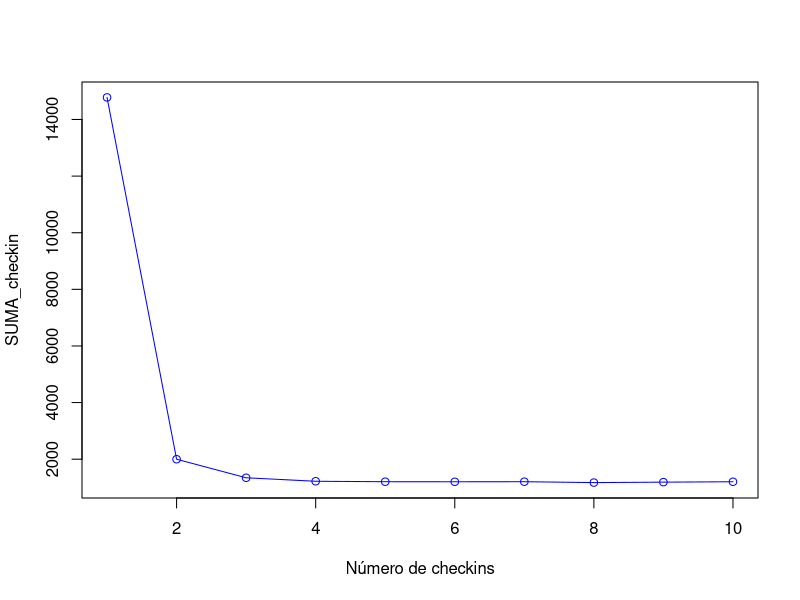

This figure's R source: (Note: a time limit stopped this script after it produced the figure.)
set.seed(123)

# N(0,1) por box_muller
Z_box_muller = function(n) {
  u1 = runif(n)
  u2 = runif(n)
  x =  sqrt(-2 * log(u1)) * cos(2 * pi * u2)
  return(x)
}

# Truncar una normal con media 0 y desviación estándar 1 truncada en [-2,2]
Z_trunc = function(n) {
  muestrax =c()
  while(length(muestrax) < n) {
    # Generamos una normal con box_muller
    z = Z_box_muller(1)
    if(abs(z)<=2) {
      muestrax = c(muestrax, z)
    }
  }
  return(muestrax)
}

# Comprobamos la bondad
n <- 10000
muestra <- Z_trunc(n)

trunc_norm_cft <- function(x) {
  (pnorm(x) - pnorm(-2)) / (pnorm(2) - pnorm(-2))
}
#ks.test(muestra, trunc_norm_cft)

#hist(muestra, freq=FALSE)
trunc_norm_density <- function(x) {
  dnorm(x) / (pnorm(2) - pnorm(-2))
}
#curve(trunc_norm_density, from = -2, to = 2, add = TRUE, col = "red", lwd = 2)

norm_truncada = function(n,mean,sd) {
  Z_trunc(n)*sd + mean
}

# Generamos las llegadas de la gente al aeropuerto dependiendo de los vuelos
horarios = c(4, 8, 11, 14, 17, 20, 23)*60 # para pasarlo a minutos
dentro_UE = c('Si', 'Si', 'Si', 'No', 'No', 'Si', 'Si')


Llegada=function(TM,SUMAcheckin,SUMAseguridad,SUMApasaporte,SUMAembarque,
                 Ncheckin,Nseguridad,Npasaporte,Nembarque,xS){
  # distribucion de llegada
  TL=dist_llegadas[1]
  dist_llegadas <<- dist_llegadas[-1] 
  if(sum(dist_llegadas)==0){
    TL=Inf
  }
  u=runif(1)
  if (u<0.3){ # porcentaje de personas que no hace el checkin online, van a checkin
    # van al checkin con menos cola
    j= which.min(Ncheckin)
    Ncheckin[j]=Ncheckin[j]+1
    if(Ncheckin[j]==1){ # genera siguiente fin de checkin_j si no habia nadie
      DScheckin=norm_truncada(1,3,1.5)
      TScheckin[j]=TM+DScheckin
    }
    # actualizacion de sumas
    SUMAcheckin=SUMAcheckin+(sum(Ncheckin)-1)*(TM-TANT)
    SUMAseguridad=SUMAseguridad+sum(Nseguridad)*(TM-TANT)
    SUMApasaporte=SUMApasaporte+Npasaporte*(TM-TANT)
    SUMAembarque=SUMAembarque+sum(Nembarque)*(TM-TANT)
    TANT=TM
  }else{ #van a seguridad directamente
    #mandamos a la cola mas vacia
    if (sum(xS)!=0){ # si no estan todas las maquinas rotas
      #i sera el indice de la cola mas vacia cuya maquina esté operativa
      ind_maquinas_operativas=which(xS==1)
      i_filtrada=which.min(Nseguridad[ind_maquinas_operativas])
      i=ind_maquinas_operativas[i_filtrada]
    }else{
      i=which.min(Nseguridad)
    }
    Nseguridad[i]=Nseguridad[i]+1
    if(Nseguridad[i]==1){
      DSseguridad=norm_truncada(1,5,2.5)
      TSseguridad[i]=TM+DSseguridad
    }
    # actualizacion de sumas
    SUMAcheckin=SUMAcheckin+sum(Ncheckin)*(TM-TANT)
    SUMAseguridad=SUMAseguridad+(sum(Nseguridad)-1)*(TM-TANT)
    SUMApasaporte=SUMApasaporte+Npasaporte*(TM-TANT)
    SUMAembarque=SUMAembarque+sum(Nembarque)*(TM-TANT)
    TANT=TM
  }
  return(list(TL = TL,
              TScheckin = TScheckin,
              TSseguridad = TSseguridad,
              SUMAcheckin = SUMAcheckin,
              SUMAseguridad = SUMAseguridad,
              SUMApasaporte = SUMApasaporte,
              SUMAembarque = SUMAembarque,
              Ncheckin = Ncheckin,
              Nseguridad = Nseguridad,
              Npasaporte = Npasaporte,
              Nembarque = Nembarque,
              TANT = TANT))
}

Checkin=function(j,TM,SUMAcheckin,SUMAseguridad,SUMApasaporte,SUMAembarque,
                 Ncheckin,Nseguridad,Npasaporte,Nembarque,xS){
  # finalizacion de una persona en este servicio
  Ncheckin[j]=Ncheckin[j]-1
  DScheckin=norm_truncada(1,3,1.5)
  TScheckin[j]=ifelse(Ncheckin[j]==0,Inf,TM+DScheckin)
  # añade una persona a la cola de la siguiente etapa (seguridad)
  #mandamos a la cola mas vacia
  if (sum(xS)!=0){ # si no estan todas las maquinas rotas
    #i sera el indice de la cola mas vacia cuya maquina esté operativa
    ind_maquinas_operativas=which(xS==1)
    i_filtrada=which.min(Nseguridad[ind_maquinas_operativas])
    i=ind_maquinas_operativas[i_filtrada]
  }else{
    i=which.min(Nseguridad)
  }
  Nseguridad[i]=Nseguridad[i]+1
  if(Nseguridad[i]==1){ # genera siguiente fin de seguridad_i si no habia nadie 
    DSseguridad=norm_truncada(1,5,2.5)
    TSseguridad[i]=TM+DSseguridad
  }
  # actualizacion de sumas
  SUMAcheckin=SUMAcheckin+(sum(Ncheckin)+1)*(TM-TANT)
  SUMAseguridad=SUMAseguridad+(sum(Nseguridad)-1)*(TM-TANT)
  SUMApasaporte=SUMApasaporte+Npasaporte*(TM-TANT)
  SUMAembarque=SUMAembarque+sum(Nembarque)*(TM-TANT)
  TANT=TM
  return(list(TScheckin = TScheckin,
              TSseguridad = TSseguridad,
              SUMAcheckin = SUMAcheckin,
              SUMAseguridad = SUMAseguridad,
              SUMApasaporte = SUMApasaporte,
              SUMAembarque = SUMAembarque,
              Ncheckin = Ncheckin,
              Nseguridad = Nseguridad,
              Npasaporte = Npasaporte,
              Nembarque = Nembarque,
              TANT = TANT))
}

Seguridad=function(i,TM,SUMAcheckin,SUMAseguridad,SUMApasaporte,SUMAembarque,
                   Ncheckin,Nseguridad,Npasaporte,Nembarque,xS,horarios){
  if (xS[i]==1){ # si xS[i] era 1 es poque la maquina funcionaba y ha habido una finalizacion
    Nseguridad[i] = Nseguridad[i]-1
    
    #para mandar los pasajeros a un vuelo o otro usamos una weibull, que simula el tiempo de sobra que llevan los pasajeros 
    media_deseada <- 60
    scale <- media_deseada / gamma(1 + 1/2)
    datos_weibull <- rweibull(n = 1, shape = 2, scale = scale) - 10
    
    diferencias = horarios - TM
    indice <- findInterval(datos_weibull, diferencias)
    t = min(indice+1,length(dentro_UE)) #será al vuelo que va
    if (dentro_UE[t]=='No'){#añadimos que hay gente que va a pasaporte (vuelo i fuera de la UE)
      Npasaporte=Npasaporte+1
      if(Npasaporte==1){
        DSpasaporte=norm_truncada(1,2,1)
        TSpasaporte=TM+DSpasaporte
      }
      
    }else{#añadimos que hay gente que va directamente a vuelo j (dentro de la UE)
      Nembarque[t]=Nembarque[t]+1
      if(Nembarque[t]==1 & TM<horarios[t]){
        DSembarque=norm_truncada(1,0.2,0.1)
        TSembarque[t]=TM+DSembarque
      }
    }
    u=runif(1)
    if(u<0.005){ # probabilidad de rotura de la máquina
      #print(c("SE HA ROTO LA MAQUINA",i))
      xS[i]=0
      a=runif(1,10,20) # tiempo de reparacion de la maquina
      TSseguridad[i]=TM+a # el siguiente tiempo de cambio sera cuando se arregle la maquina
      #repartimos esta cola entre el resto de maquinas operativas
      if(sum(xS)!=0){
        while (Nseguridad[i]>0.5){
          ind_maquinas_operativas=which(xS==1)
          j_filtrada=which.min(Nseguridad[ind_maquinas_operativas])
          j=ind_maquinas_operativas[j_filtrada]
          Nseguridad[i]=Nseguridad[i]-1
          Nseguridad[j]=Nseguridad[j]+1
        }
      }else{print('todas las maquinas estan rotas')}
    }else{ # si no se ha roto genero el siguiente tiempo de cambio de la manera usual
      DSseguridad=norm_truncada(1,5,2.5)
      TSseguridad[i]=ifelse(Nseguridad[i]==0,Inf,TM+DSseguridad)
    }
  }else{ # si xS[i] era 0 y ha habido una actualizacion es poque la maquina acaba de ser arreglada
    xS[i]=1
    #print(c("SE HA ARREGLADO LA MAQUINA",i))
    TSseguridad[i] = Inf
  }
  # actualizacion de sumas
  SUMAcheckin=SUMAcheckin+sum(Ncheckin)*(TM-TANT)
  SUMAseguridad=SUMAseguridad+(sum(Nseguridad)+1)*(TM-TANT)
  SUMApasaporte=SUMApasaporte+(Npasaporte-1)*(TM-TANT)
  SUMAembarque=SUMAembarque+sum(Nembarque)*(TM-TANT)
  TANT=TM
  return(list(TSseguridad = TSseguridad,
              TSpasaporte = TSpasaporte,
              TSembarque = TSembarque,
              SUMAcheckin = SUMAcheckin,
              SUMAseguridad = SUMAseguridad,
              SUMApasaporte = SUMApasaporte,
              SUMAembarque = SUMAembarque,
              Ncheckin = Ncheckin,
              Nseguridad = Nseguridad,
              Npasaporte = Npasaporte,
              Nembarque = Nembarque,
              TANT = TANT,
              xS = xS ))
}

Pasaporte=function(TM,SUMAcheckin,SUMAseguridad,SUMApasaporte,SUMAembarque,
                   Ncheckin,Nseguridad,Npasaporte,Nembarque,horarios){
  # finalizacion de una persona en este servicio
  Npasaporte=Npasaporte-1
  DSpasaporte=norm_truncada(1,2,1)
  TSpasaporte=ifelse(Npasaporte==0,Inf,TM+DSpasaporte)
  # añade una persona a la cola de la siguiente etapa (embarque vuelo 2)
  vuelos_noUE=which(dentro_UE=="No")
  media_deseada <- 60
  scale <- media_deseada / gamma(1 + 1/2)
  datos_weibull <- rweibull(n = 1, shape = 2, scale = scale) - 10
  
  diferencias = horarios - TM
  indice <- findInterval(datos_weibull, diferencias[vuelos_noUE])
  t = vuelos_noUE[min(indice+1,length(vuelos_noUE))] #será al vuelo que va, quiero que sea dentroUE=no
  Nembarque[t]=Nembarque[t]+1
  if(Nembarque[t]==1 & TM<horarios[t]){
    DSembarque=norm_truncada(1,0.2,0.1)
    TSembarque[t]=TM+DSembarque
  }
  # actualizacion de sumas
  SUMAcheckin=SUMAcheckin+sum(Ncheckin)*(TM-TANT)
  SUMAseguridad=SUMAseguridad+sum(Nseguridad)*(TM-TANT)
  SUMApasaporte=SUMApasaporte+(Npasaporte+1)*(TM-TANT)
  SUMAembarque=SUMAembarque+(sum(Nembarque)-1)*(TM-TANT)
  TANT=TM
  return(list(TSpasaporte = TSpasaporte,
              TSembarque = TSembarque,
              SUMAcheckin = SUMAcheckin,
              SUMAseguridad = SUMAseguridad,
              SUMApasaporte = SUMApasaporte,
              SUMAembarque = SUMAembarque,
              Ncheckin = Ncheckin,
              Nseguridad = Nseguridad,
              Npasaporte = Npasaporte,
              Nembarque = Nembarque,
              TANT = TANT))
}

Embarque=function(i,TM,SUMAcheckin,SUMAseguridad,SUMApasaporte,SUMAembarque,
                  Ncheckin,Nseguridad,Npasaporte,Nembarque,Navion){
  # finalizacion de una persona en este servicio
  if(TM<horarios[i]){
    Nembarque[i]=Nembarque[i]-1
    Navion[i]= Navion[i]+1
    DSembarque=norm_truncada(1,0.2,0.1)
    TSembarque[i]=ifelse(Nembarque[i]==0,Inf,TM+DSembarque)
  }else{
    #si ya ha salido el vuelo cerramos la posibilidad de que los viajeros vayan a esta ventanilla 
    TSembarque[i]=Inf
  }
  # actualizacion de sumas
  SUMAcheckin=SUMAcheckin+sum(Ncheckin)*(TM-TANT)
  SUMAseguridad=SUMAseguridad+sum(Nseguridad)*(TM-TANT)
  SUMApasaporte=SUMApasaporte+(Npasaporte)*(TM-TANT)
  SUMAembarque=SUMAembarque+(sum(Nembarque)+1)*(TM-TANT)
  TANT=TM
  return(list(TSembarque = TSembarque,
              SUMAcheckin = SUMAcheckin,
              SUMAseguridad = SUMAseguridad,
              SUMApasaporte = SUMApasaporte,
              SUMAembarque = SUMAembarque,
              Ncheckin = Ncheckin,
              Nseguridad = Nseguridad,
              Npasaporte = Npasaporte,
              Nembarque = Nembarque,
              Navion = Navion,
              horarios = horarios,
              TANT = TANT))
}

#####################################################################
#Notación
#Ncheckin=número de personas en la checkin
#Nseguridad=número de personas en la seguridad
#Ncheckin=número de personas en la checkin
#Nseguridad=número de personas en la seguridad
#TM=reloj de simulación
#TL=instante de la próxima llegada
#TScheckin=instante de la próxima finalización del checkin
#TSseguridad=instante de la próxima finalización del seguridad
#TSpasaporte=instante de la próxima finalización del pasaporte
#TSembarque=instante de la próxima finalización del embarque
#Tmax=tiempo máximo de simulación (en min)
#DL=tiempo entre llegadas consecutivas
#DScheckin=duración de servicio checkin
#DSseguridad=duración de servicio seguridad
#DSpasaporte=duración de servicio pasaporte
#DSembarque=duración de servicio embarque
#SUMAcheckin=contador suma acumulada de áreas asociada a checkin
#SUMAseguridad=contador suma acumulada de áreas asociada a seguridad
#SUMApasaporte=contador suma acumulada de áreas asociada a pasaporte
#SUMAembarque=contador suma acumulada de áreas asociada a embarque

#xS[i]=1 si la seguridad_i funciona, xS[i]=0 si no
#####################################################################

#PROGRAMA PRINCIPAL
#Inicializamos las variables

horarios = c(4, 8, 11, 14, 17, 20, 23)*60 # para pasarlo a minutos
dentro_UE = c('Si', 'Si', 'No', 'Si', 'Si', 'No', 'Si')
#VAMOS A COMPARAR DISTINTOS NUMEROS DE CHECKINS, PARA VER CUANTOS SERIAN SUFICIENTES
v_media_SUMAcheckin=c()
for (num_checkin in 1:10){
  num_segur = 4 #este es el numero de controles de seguridad (con sus respectivas colas) en paralelo
  MC=25
  v_SUMAcheckin=numeric(MC)
  for (t in 1:MC){
    dist_llegadas = c()
    for (i in 1:length(horarios)){
      # llegan 189 personas con una horario que sigue una normal truncada [μ-80,μ+80] de media 100 minutos antes del vuelo y sd de 40
      dist_llegadas = c(dist_llegadas, norm_truncada(189, horarios-100, 40))
    }
    dist_llegadas = sort(dist_llegadas)
    num_vuelos= length(horarios) #habria que poner 7 ya que es el numero de vuelos que tenemos en horarios y en dentro_UE
    
    Ncheckin=rep(0,num_checkin)
    Nseguridad=rep(0,num_segur)
    Npasaporte=0
    Nembarque=rep(0,num_vuelos) 
    Navion=rep(0,num_vuelos)
    TM=0
    TANT=0
    TScheckin=rep(Inf,num_checkin)
    TSseguridad=rep(Inf,num_segur)
    TSpasaporte=Inf
    TSembarque=rep(Inf,num_vuelos)
    Tmax=1440
    xS=rep(1,num_segur)
    
    SUMAcheckin=0
    SUMAseguridad=0
    SUMApasaporte=0
    SUMAembarque=0
    
    #Genero la primera llegada, va a checkin
    DL=dist_llegadas[1];
    dist_llegadas <<- dist_llegadas[-1] 
    dist_llegadas
    TL=DL
    while(TM<Tmax){
      #Identificamos el evento que tiene lugar antes
      TM=min(TL,min(TScheckin),min(TSseguridad),TSpasaporte,min(TSembarque))
      Estado=1*(TM==TL)+2*(TM==min(TScheckin))+3*(TM==min(TSseguridad))+4*(TM==TSpasaporte)+5*(TM==min(TSembarque))
      if(Estado==1){
        k=Llegada(TM,SUMAcheckin,SUMAseguridad,SUMApasaporte,SUMAembarque,
                  Ncheckin,Nseguridad,Npasaporte,Nembarque,xS)
        TL = k$TL
        TScheckin <- k$TScheckin
        TSseguridad <- k$TSseguridad
        SUMAcheckin <- k$SUMAcheckin
        SUMAseguridad <- k$SUMAseguridad
        SUMApasaporte <- k$SUMApasaporte
        SUMAembarque <- k$SUMAembarque
        Ncheckin <- k$Ncheckin
        Nseguridad <- k$Nseguridad
        Npasaporte <- k$Npasaporte
        Nembarque <- k$Nembarque
        TANT <- k$TANT
      }else if(Estado==2){
        j=which.min(TScheckin)
        k=Checkin(j,TM,SUMAcheckin,SUMAseguridad,SUMApasaporte,SUMAembarque,
                  Ncheckin,Nseguridad,Npasaporte,Nembarque,xS)
        TScheckin <- k$TScheckin
        TSseguridad <- k$TSseguridad
        SUMAcheckin <- k$SUMAcheckin
        SUMAseguridad <- k$SUMAseguridad
        SUMApasaporte <- k$SUMApasaporte
        SUMAembarque <- k$SUMAembarque
        Ncheckin <- k$Ncheckin
        Nseguridad <- k$Nseguridad
        Npasaporte <- k$Npasaporte
        Nembarque <- k$Nembarque
        TANT <- k$TANT
      }else if(Estado==3){
        i=which.min(TSseguridad)
        k <- Seguridad(i,TM, SUMAcheckin, SUMAseguridad, SUMApasaporte, SUMAembarque, 
                       Ncheckin, Nseguridad, Npasaporte, Nembarque,xS,horarios)
        TSseguridad <- k$TSseguridad
        TSpasaporte <- k$TSpasaporte
        TSembarque <- k$TSembarque
        SUMAcheckin <- k$SUMAcheckin
        SUMAseguridad <- k$SUMAseguridad
        SUMApasaporte <- k$SUMApasaporte
        SUMAembarque <- k$SUMAembarque
        Ncheckin <- k$Ncheckin
        Nseguridad <- k$Nseguridad
        Npasaporte <- k$Npasaporte
        Nembarque <- k$Nembarque
        TANT <- k$TANT
        xS <- k$xS
      }else if(Estado==4){
        k=Pasaporte(TM,SUMAcheckin,SUMAseguridad,SUMApasaporte,SUMAembarque,
                    Ncheckin,Nseguridad,Npasaporte,Nembarque,horarios)
        TSpasaporte <- k$TSpasaporte
        TSembarque <- k$TSembarque
        SUMAcheckin <- k$SUMAcheckin
        SUMAseguridad <- k$SUMAseguridad
        SUMApasaporte <- k$SUMApasaporte
        SUMAembarque <- k$SUMAembarque
        Ncheckin <- k$Ncheckin
        Nseguridad <- k$Nseguridad
        Npasaporte <- k$Npasaporte
        Nembarque <- k$Nembarque
        TANT <- k$TANT
      }else if(Estado==5){
        i=which.min(TSembarque)
        k=Embarque(i,TM,SUMAcheckin,SUMAseguridad,SUMApasaporte,SUMAembarque,
                   Ncheckin,Nseguridad,Npasaporte,Nembarque,Navion)
        TSembarque <- k$TSembarque
        SUMAcheckin <- k$SUMAcheckin
        SUMAseguridad <- k$SUMAseguridad
        SUMApasaporte <- k$SUMApasaporte
        SUMAembarque <- k$SUMAembarque
        Ncheckin <- k$Ncheckin
        Nseguridad <- k$Nseguridad
        Npasaporte <- k$Npasaporte
        Nembarque <- k$Nembarque
        Navion <- k$Navion
        horarios <- k$horarios
        TANT <- k$TANT
      }
    }
    v_SUMAcheckin[t]=SUMAcheckin
  }
  v_media_SUMAcheckin=c(v_media_SUMAcheckin,mean(v_SUMAcheckin))
}
plot(v_media_SUMAcheckin, type = "o", col = "blue", xlab = "Número de checkins", ylab = "SUMA_checkin")



# ahora para seguridad
v_media_SUMAseguridad=c()
for (num_segur in 1:10){
  num_checkin = 2 #este es el numero de controles de seguridad (con sus respectivas colas) en paralelo
  MC=25
  v_SUMAseguridad=numeric(MC)
  for (t in 1:MC){
    dist_llegadas = c()
    for (i in 1:length(horarios)){
      # llegan 189 personas con una horario que sigue una normal truncada [μ-80,μ+80] de media 100 minutos antes del vuelo y sd de 40
      dist_llegadas = c(dist_llegadas, norm_truncada(189, horarios-100, 40))
    }
    dist_llegadas = sort(dist_llegadas)
    num_vuelos= length(horarios) #habria que poner 7 ya que es el numero de vuelos que tenemos en horarios y en dentro_UE
    
    Ncheckin=rep(0,num_checkin)
    Nseguridad=rep(0,num_segur)
    Npasaporte=0
    Nembarque=rep(0,num_vuelos) 
    Navion=rep(0,num_vuelos)
    TM=0
    TANT=0
    TScheckin=rep(Inf,num_checkin)
    TSseguridad=rep(Inf,num_segur)
    TSpasaporte=Inf
    TSembarque=rep(Inf,num_vuelos)
    Tmax=1440
    xS=rep(1,num_segur)
    
    SUMAcheckin=0
    SUMAseguridad=0
    SUMApasaporte=0
    SUMAembarque=0
    
    #Genero la primera llegada, va a checkin
    DL=dist_llegadas[1];
    dist_llegadas <<- dist_llegadas[-1] 
    dist_llegadas
    TL=DL
    while(TM<Tmax){
      #Identificamos el evento que tiene lugar antes
      TM=min(TL,min(TScheckin),min(TSseguridad),TSpasaporte,min(TSembarque))
      Estado=1*(TM==TL)+2*(TM==min(TScheckin))+3*(TM==min(TSseguridad))+4*(TM==TSpasaporte)+5*(TM==min(TSembarque))
      if(Estado==1){
        k=Llegada(TM,SUMAcheckin,SUMAseguridad,SUMApasaporte,SUMAembarque,
                  Ncheckin,Nseguridad,Npasaporte,Nembarque,xS)
        TL = k$TL
        TScheckin <- k$TScheckin
        TSseguridad <- k$TSseguridad
        SUMAcheckin <- k$SUMAcheckin
        SUMAseguridad <- k$SUMAseguridad
        SUMApasaporte <- k$SUMApasaporte
        SUMAembarque <- k$SUMAembarque
        Ncheckin <- k$Ncheckin
        Nseguridad <- k$Nseguridad
        Npasaporte <- k$Npasaporte
        Nembarque <- k$Nembarque
        TANT <- k$TANT
      }else if(Estado==2){
        j=which.min(TScheckin)
        k=Checkin(j,TM,SUMAcheckin,SUMAseguridad,SUMApasaporte,SUMAembarque,
                  Ncheckin,Nseguridad,Npasaporte,Nembarque,xS)
        TScheckin <- k$TScheckin
        TSseguridad <- k$TSseguridad
        SUMAcheckin <- k$SUMAcheckin
        SUMAseguridad <- k$SUMAseguridad
        SUMApasaporte <- k$SUMApasaporte
        SUMAembarque <- k$SUMAembarque
        Ncheckin <- k$Ncheckin
        Nseguridad <- k$Nseguridad
        Npasaporte <- k$Npasaporte
        Nembarque <- k$Nembarque
        TANT <- k$TANT
      }else if(Estado==3){
        i=which.min(TSseguridad)
        k <- Seguridad(i,TM, SUMAcheckin, SUMAseguridad, SUMApasaporte, SUMAembarque, 
                       Ncheckin, Nseguridad, Npasaporte, Nembarque,xS,horarios)
        TSseguridad <- k$TSseguridad
        TSpasaporte <- k$TSpasaporte
        TSembarque <- k$TSembarque
        SUMAcheckin <- k$SUMAcheckin
        SUMAseguridad <- k$SUMAseguridad
        SUMApasaporte <- k$SUMApasaporte
        SUMAembarque <- k$SUMAembarque
        Ncheckin <- k$Ncheckin
        Nseguridad <- k$Nseguridad
        Npasaporte <- k$Npasaporte
        Nembarque <- k$Nembarque
        TANT <- k$TANT
        xS <- k$xS
      }else if(Estado==4){
        k=Pasaporte(TM,SUMAcheckin,SUMAseguridad,SUMApasaporte,SUMAembarque,
                    Ncheckin,Nseguridad,Npasaporte,Nembarque,horarios)
        TSpasaporte <- k$TSpasaporte
        TSembarque <- k$TSembarque
        SUMAcheckin <- k$SUMAcheckin
        SUMAseguridad <- k$SUMAseguridad
        SUMApasaporte <- k$SUMApasaporte
        SUMAembarque <- k$SUMAembarque
        Ncheckin <- k$Ncheckin
        Nseguridad <- k$Nseguridad
        Npasaporte <- k$Npasaporte
        Nembarque <- k$Nembarque
        TANT <- k$TANT
      }else if(Estado==5){
        i=which.min(TSembarque)
        k=Embarque(i,TM,SUMAcheckin,SUMAseguridad,SUMApasaporte,SUMAembarque,
                   Ncheckin,Nseguridad,Npasaporte,Nembarque,Navion)
        TSembarque <- k$TSembarque
        SUMAcheckin <- k$SUMAcheckin
        SUMAseguridad <- k$SUMAseguridad
        SUMApasaporte <- k$SUMApasaporte
        SUMAembarque <- k$SUMAembarque
        Ncheckin <- k$Ncheckin
        Nseguridad <- k$Nseguridad
        Npasaporte <- k$Npasaporte
        Nembarque <- k$Nembarque
        Navion <- k$Navion
        horarios <- k$horarios
        TANT <- k$TANT
      }
    }
    v_SUMAseguridad[t]=SUMAseguridad
  }
  v_media_SUMAseguridad=c(v_media_SUMAseguridad,mean(v_SUMAseguridad))
}
plot(v_media_SUMAseguridad, type = "o", col = "blue", xlab = "Número de seguridad", ylab = "SUMA_seguridad")
